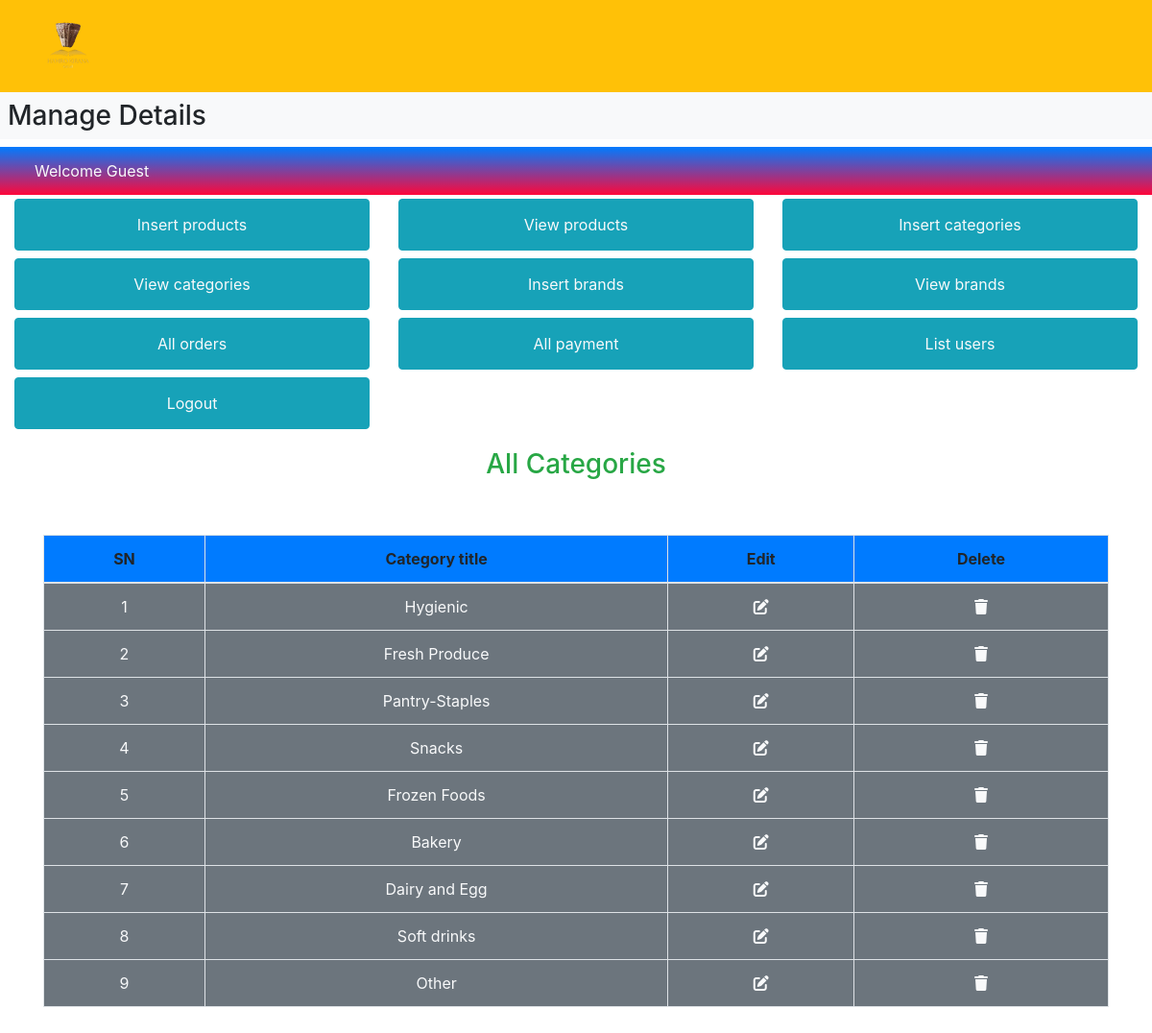
The page /admin_area/index.php?view_categories on the database its author committed.
### tables this page shows
CREATE TABLE `categories` (
  `category_id` int(11) NOT NULL,
  `category_title` varchar(255) NOT NULL
);

### admin_area/view_categories.php (the view, shortened to what this page needs)
<!DOCTYPE html>
<html lang="en">
<head>
</head>
<body>
    <h3 class="text-center text-success">All Categories</h3>
    <div class='table-responsive'>
        <table class="table table-bordered mt-5">
            <thead class="bg-primary  text-center">
                <tr>
                    <th>SN</th>
                    <th>Category title</th>
                    <th>Edit</th>
                    <th>Delete</th>
                </tr>
            </thead>
            <tbody class="bg-secondary text-light">
                <?php
                $select_cat = "select * from categories";
                $result = mysqli_query($con, $select_cat);
                $number = 0;
                while ($row = mysqli_fetch_assoc($result)) {
                    $category_id = $row['category_id'];
                    $category_title = $row['category_title'];
                    $number++;
                ?>
                    <tr class="text-center">
                        <td><?php echo $number ?></td>
                        <td><?php echo $category_title ?></td>
                        <td><a href='index.php?edit_category=<?php echo $category_id ?>' class='text-light'><i class='fa-solid fa-pen-to-square'></i> </a></td>
                        <td><a href='index.php?delete_category=<?php echo $category_id ?>' type="button" class=" text-light" data-toggle="modal" data-target="#exampleModal"><i class='fa-solid fa-trash'></i></a> </td>
                    </tr>
                <?php
                } ?>
            </tbody>
        </table>
</body>
</html>

### style.css (style rules this page uses)
* { margin: 0; padding: 0; box-sizing: border-box; }

### rows shown on the page
categories: category_title "Hygienic"
categories: category_title "Fresh Produce"
categories: category_title "Pantry-Staples"
categories: category_title "Snacks"
categories: category_title "Frozen Foods"
categories: category_title "Bakery"
categories: category_title "Dairy and Egg"
categories: category_title "Soft drinks"
categories: category_title "Other"
